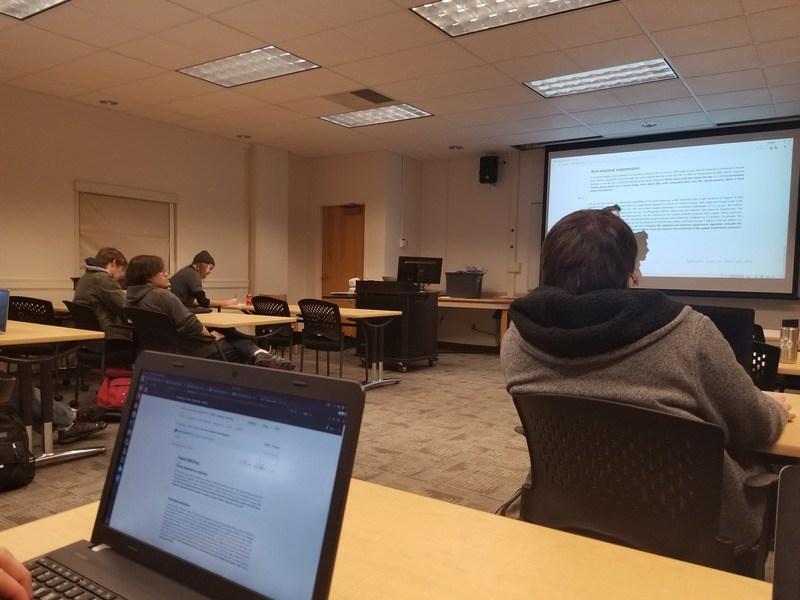
#> input picture feature_matching/photo_1.jpg, 800 x 600 px
$ python -i keypoint_detection.py   (imports and definitions only)
#> lines starting #> are read from the running program, lines starting #| are printed output that depends on the picture
import numpy as np
from scipy import signal
from matplotlib import pyplot as plt

def pull_local_maxima(I, evaluation_fraction=.05):
    local_maxima = []
    for i in range(1, I.shape[0] - 1):
        for j in range(1, I.shape[1] - 1):
            if (I[i + 1][j] <= I[i][j]
                    and I[i - 1][j] <= I[i][j]
                    and I[i][j + 1] <= I[i][j]
                    and I[i + 1][j - 1] <= I[i][j]):
                local_maxima.append((i, j, I[i, j]))

    local_maxima.sort(key=lambda local_maxima: local_maxima[2], reverse=True)
    local_maxima = np.array(local_maxima)
    evaluation_slice = int(local_maxima.shape[0] * evaluation_fraction)
    local_maxima = local_maxima[:evaluation_slice]
    radii = np.zeros((local_maxima.shape[0], 1)) + float("inf")
    local_maxima = np.hstack((local_maxima, radii))

    for i in range(0, local_maxima.shape[0]):
        for j in range(0, local_maxima.shape[0]):
            distance = np.sqrt(
                (local_maxima[i][0] - local_maxima[j][0]) ** 2 + (local_maxima[i][1] - local_maxima[j][1]) ** 2)
            if (local_maxima[j][2] > local_maxima[i][2] and distance < local_maxima[i][3]):
                local_maxima[i][3] = distance

    indices = np.argsort(-local_maxima[:, 3])
    local_maxima = local_maxima[indices]
    return local_maxima[:100]


def harris_corner_detection(I, evaluation_fraction=.05):
    Su = np.matrix(
        [[-1, 0, 1],
         [-2, 0, 2],
         [-1, 0, 1]])
    w = np.matrix([
        [0.023528, 0.033969, 0.038393, 0.033969, 0.023528],
        [0.033969, 0.049045, 0.055432, 0.049045, 0.033969],
        [0.038393, 0.055432, 0.062651, 0.055432, 0.038393],
        [0.033969, 0.049045, 0.055432, 0.049045, 0.033969],
        [0.023528, 0.033969, 0.038393, 0.033969, 0.023528]
    ])

    Iu = signal.convolve2d(I, Su)
    Iv = signal.convolve2d(I, Su.T)

    Iuu = signal.convolve2d(np.multiply(Iu, Iu), w)
    Ivv = signal.convolve2d(np.multiply(Iv, Iv), w)
    Iuv = signal.convolve2d(np.multiply(Iu, Iv), w)

    H = np.divide(np.multiply(Iuu, Ivv) - np.multiply(Iuv, Iuv), Iuu + Ivv + 1e-10)

    local_maxima = pull_local_maxima(H, evaluation_fraction)
    return local_maxima

>>> import cv2
>>> picture = cv2.imread('photo_1.jpg', cv2.IMREAD_GRAYSCALE)
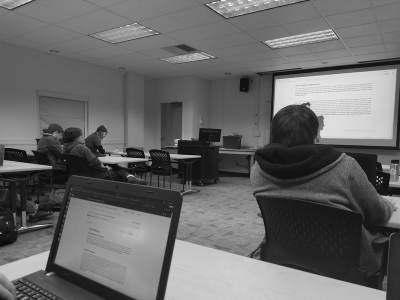
#> picture: shape (600, 800) (shown at 1/2 size); min 0, max 255, mean 103.4
>>> result = harris_corner_detection(picture)
#> in harris_corner_detection, `Iu = signal.convolve2d(I, Su)`:
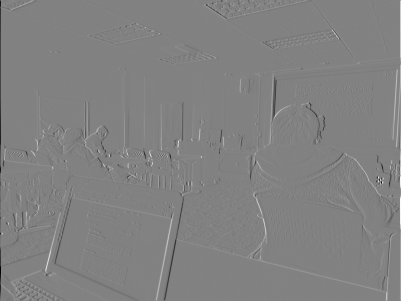
#> Iu: shape (602, 802) int64 (shown at 1/2 size); min -803, max 776, mean 0; drawn with min black and max white
#> in harris_corner_detection, `Iv = signal.convolve2d(I, Su.T)`:
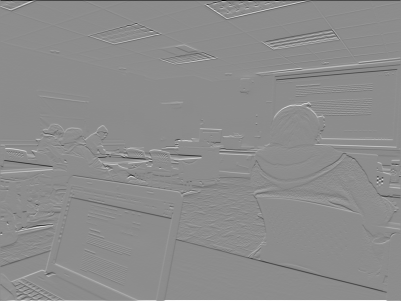
#> Iv: shape (602, 802) int64 (shown at 1/2 size); min -1019, max 827, mean 0; drawn with min black and max white
#> in harris_corner_detection, `Iuu = signal.convolve2d(np.multiply(Iu, Iu), w)`:
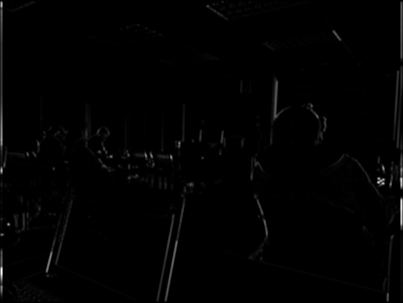
#> Iuu: shape (606, 806) float64 (shown at 1/2 size); min 0, max 290879, mean 2650.1; drawn with min black and max white
#> in harris_corner_detection, `Ivv = signal.convolve2d(np.multiply(Iv, Iv), w)`:
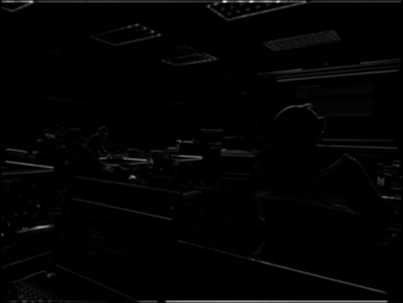
#> Ivv: shape (606, 806) float64 (shown at 1/2 size); min 0, max 509859.7, mean 6784.8; drawn with min black and max white
#> in harris_corner_detection, `Iuv = signal.convolve2d(np.multiply(Iu, Iv), w)`:
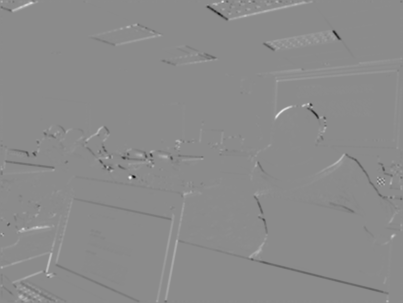
#> Iuv: shape (606, 806) float64 (shown at 1/2 size); min -95440.3, max 78808.2, mean 13; drawn with min black and max white
#> in harris_corner_detection, `H = np.divide(np.multiply(Iuu, Ivv) - np.multiply(Iuv, Iuv), Iuu + Ivv..`:
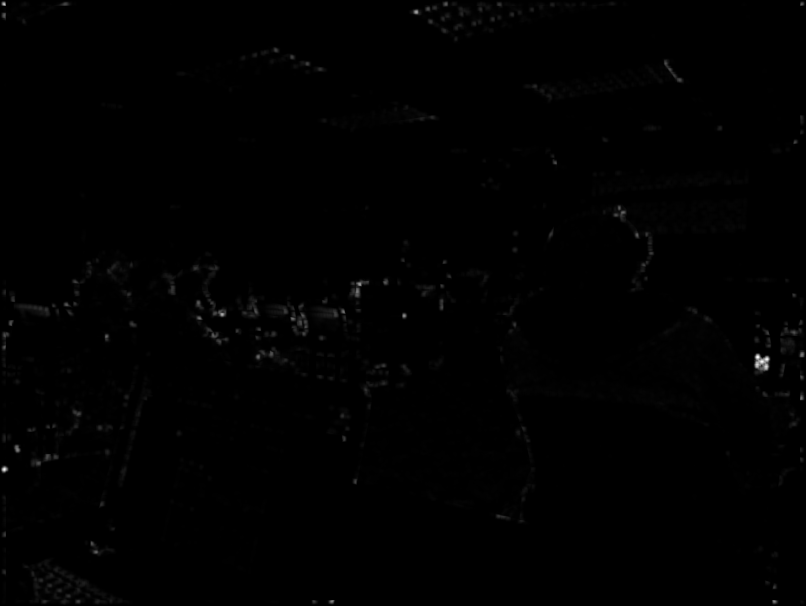
#> H: shape (606, 806) float64; min 0, max 76883.3, mean 344.1; drawn with min black and max white
#> after the loop in pull_local_maxima, `for i in range(1, I.shape[0] - 1):`: local_maxima = 18565 items, first 6: (3, 75, 1046), (3, 212, 23.73), (3, 612, 5961.6), (3, 624, 1455.5), (4, 4, 57606.1), (4, 25, 3909.3)
#> in pull_local_maxima, `local_maxima = local_maxima[:evaluation_slice]`: local_maxima = 928 rows, first 8: [357, 757, 76883.3], [361, 762, 74112.4], [359, 766, 74058.4], [469, 4, 73953.7], [359, 767, 72549.3], [357, 758, 72293.4], [366, 766, 66298.2], [364, 757, 64766.9]
#> in pull_local_maxima, `local_maxima = np.hstack((local_maxima, radii))`: local_maxima = 928 rows, first 6: [357, 757, 76883.3, inf], [361, 762, 74112.4, inf], [359, 766, 74058.4, inf], [469, 4, 73953.7, inf], [359, 767, 72549.3, inf], [357, 758, 72293.4, inf]
#> after the loop in pull_local_maxima, `for i in range(0, local_maxima.shape[0]):`: local_maxima = 928 rows, first 6: [357, 757, 76883.3, inf], [361, 762, 74112.4, 6.4], [359, 766, 74058.4, 4.47], [469, 4, 73953.7, 761.3], [359, 767, 72549.3, 1], [357, 758, 72293.4, 1]
#> in pull_local_maxima, `indices = np.argsort(-local_maxima[:, 3])`: indices = 928 values, max 927 at index 120, min 0 at index 0, mean 463.5
#> in pull_local_maxima, `local_maxima = local_maxima[indices]`: local_maxima = 928 rows, first 6: [357, 757, 76883.3, inf], [469, 4, 73953.7, 761.3], [4, 4, 57606.1, 465], [12, 416, 47919.9, 358.9], [601, 331, 38053, 295.2], [4, 801, 28598.7, 273.8]
#> in harris_corner_detection, `local_maxima = pull_local_maxima(H, evaluation_fraction)`: local_maxima = 100 rows, first 6: [357, 757, 76883.3, inf], [469, 4, 73953.7, 761.3], [4, 4, 57606.1, 465], [12, 416, 47919.9, 358.9], [601, 331, 38053, 295.2], [4, 801, 28598.7, 273.8]
#> result has the same summary as local_maxima in harris_corner_detection

$ run again, on feature_matching/outside_1.jpg
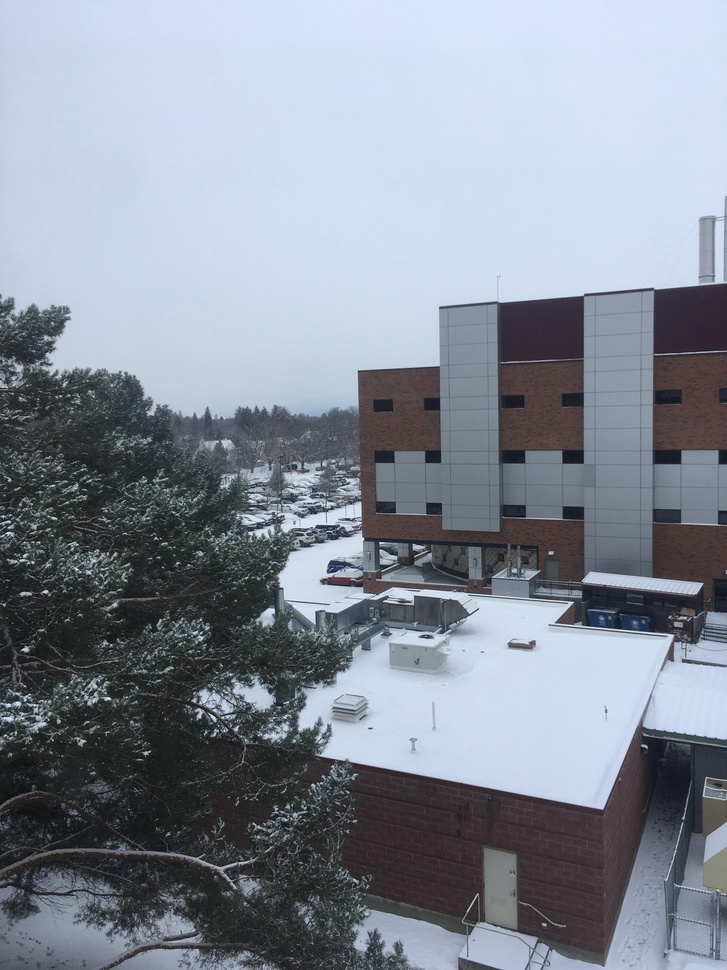
#> input picture feature_matching/outside_1.jpg, 727 x 970 px, shrunk from 3024 x 4032 before the run
#> in harris_corner_detection, `Ivv = signal.convolve2d(np.multiply(Iv, Iv), w)`:
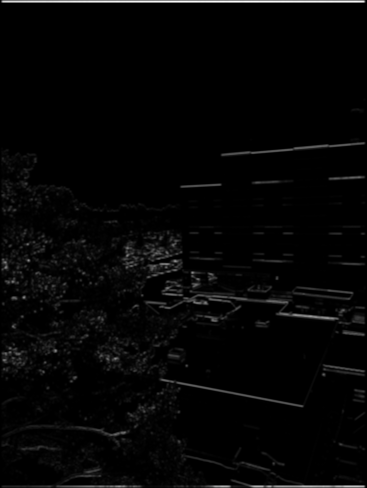
#> Ivv: shape (976, 733) float64 (shown at 1/2 size); min 0, max 394182.9, mean 8530.7; drawn with min black and max white
#> in harris_corner_detection, `Iuv = signal.convolve2d(np.multiply(Iu, Iv), w)`:
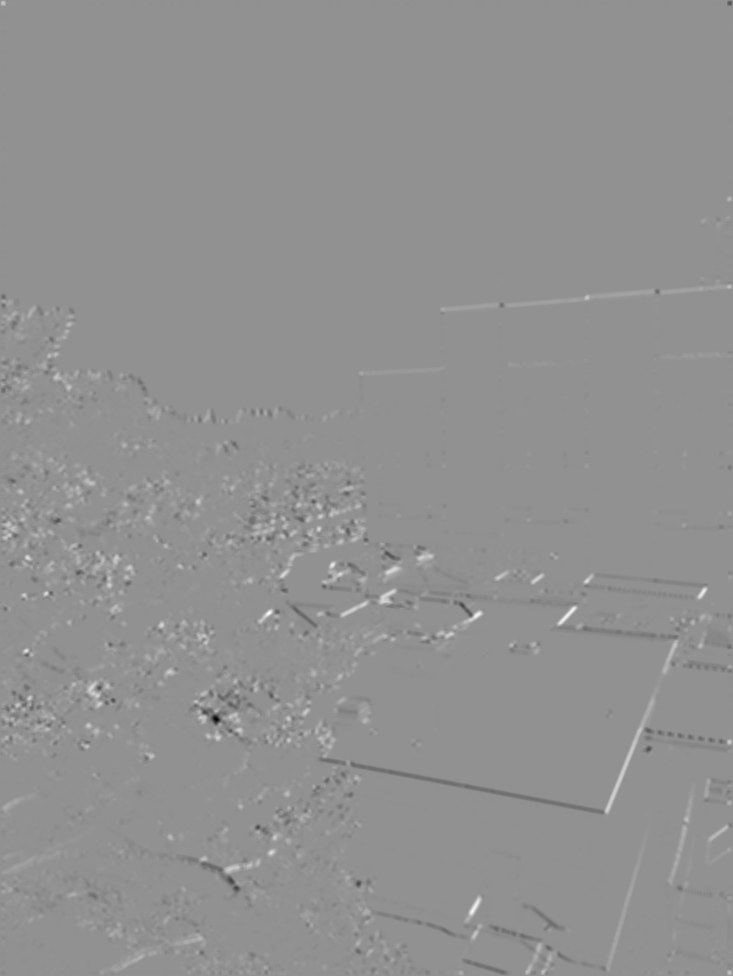
#> Iuv: shape (976, 733) float64; min -108894.7, max 82245.9, mean 172.3; drawn with min black and max white
#> after the loop in pull_local_maxima, `for i in range(1, I.shape[0] - 1):`: local_maxima = 28325 items
#> in pull_local_maxima, `local_maxima = local_maxima[:evaluation_slice]`: local_maxima = 1416 rows, first 8: [4, 728, 109644.3], [4, 729, 96990.5], [4, 4, 96153.3], [971, 728, 81984.9], [971, 729, 72354.2], [669, 728, 56871], [285, 728, 55370.3], [741, 728, 48505.1]
#> in pull_local_maxima, `local_maxima = np.hstack((local_maxima, radii))`: local_maxima = 1416 rows, first 6: [4, 728, 109644.3, inf], [4, 729, 96990.5, inf], [4, 4, 96153.3, inf], [971, 728, 81984.9, inf], [971, 729, 72354.2, inf], [669, 728, 56871, inf]
#> after the loop in pull_local_maxima, `for i in range(0, local_maxima.shape[0]):`: local_maxima = 1416 rows, first 6: [4, 728, 109644.3, inf], [4, 729, 96990.5, 1], [4, 4, 96153.3, 724], [971, 728, 81984.9, 967], [971, 729, 72354.2, 1], [669, 728, 56871, 302]
#> indices = 1416 values, max 1415 at index 478, min 0 at index 0, mean 707.5
#> in pull_local_maxima, `local_maxima = local_maxima[indices]`: local_maxima = 1416 rows, first 6: [4, 728, 109644.3, inf], [971, 728, 81984.9, 967], [4, 4, 96153.3, 724], [546, 383, 46315, 366.3], [565, 36, 45873.2, 347.5], [669, 728, 56871, 302]
#> in harris_corner_detection, `local_maxima = pull_local_maxima(H, evaluation_fraction)`: local_maxima = 100 rows, first 6: [4, 728, 109644.3, inf], [971, 728, 81984.9, 967], [4, 4, 96153.3, 724], [546, 383, 46315, 366.3], [565, 36, 45873.2, 347.5], [669, 728, 56871, 302]
#> result has the same summary as local_maxima in harris_corner_detection

$ run again, on feature_matching/outside_2.jpg
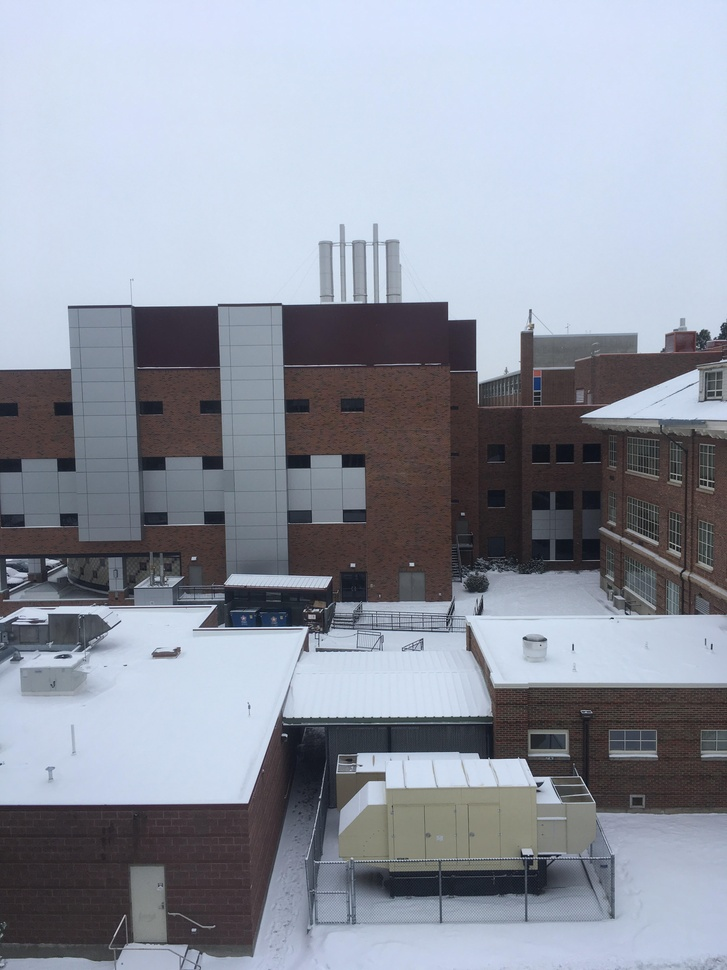
#> input picture feature_matching/outside_2.jpg, 727 x 970 px, shrunk from 3024 x 4032 before the run
#> in harris_corner_detection, `Iuv = signal.convolve2d(np.multiply(Iu, Iv), w)`:
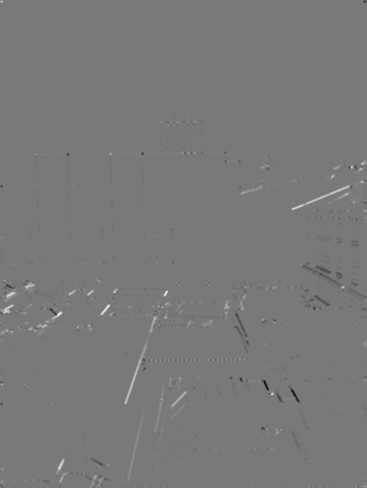
#> Iuv: shape (976, 733) float64 (shown at 1/2 size); min -69917.3, max 77138, mean 97.6; drawn with min black and max white
#> in harris_corner_detection, `H = np.divide(np.multiply(Iuu, Ivv) - np.multiply(Iuv, Iuv), Iuu + Ivv..`:
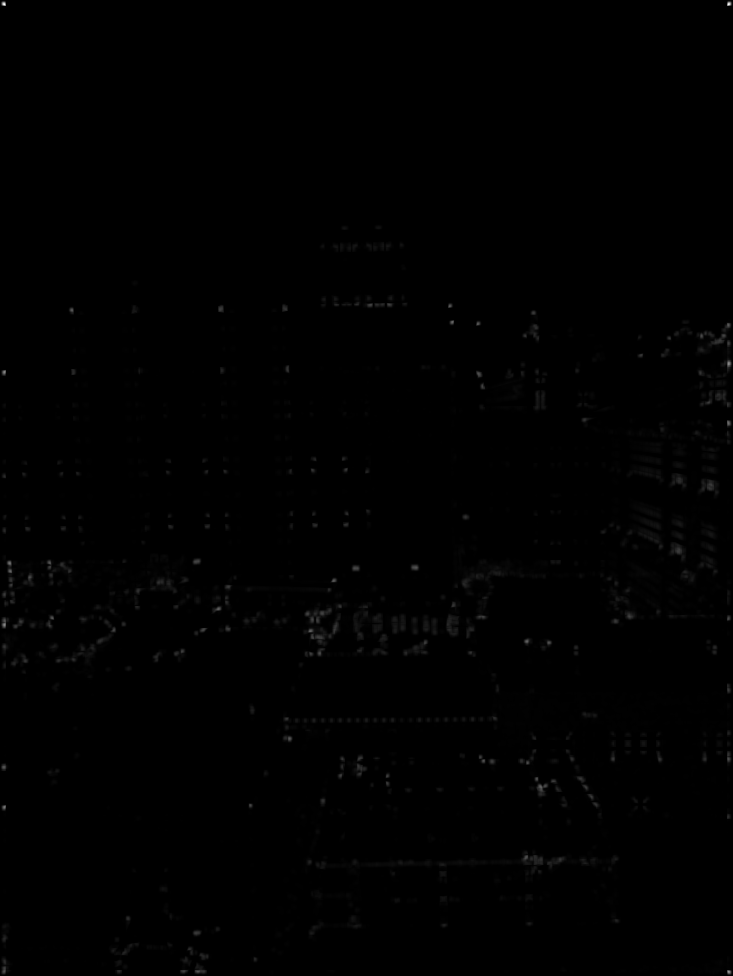
#> H: shape (976, 733) float64; min 0, max 109398.5, mean 374.8; drawn with min black and max white
#> after the loop in pull_local_maxima, `for i in range(1, I.shape[0] - 1):`: local_maxima = 29149 items
#> in pull_local_maxima, `local_maxima = local_maxima[:evaluation_slice]`: local_maxima = 1457 rows, first 8: [4, 4, 109398.5], [4, 728, 107435.7], [4, 729, 95006.8], [4, 5, 67759.3], [971, 728, 65035.9], [363, 728, 59084.9], [624, 4, 56992.7], [372, 4, 56825.8]
#> in pull_local_maxima, `local_maxima = np.hstack((local_maxima, radii))`: local_maxima = 1457 rows, first 6: [4, 4, 109398.5, inf], [4, 728, 107435.7, inf], [4, 729, 95006.8, inf], [4, 5, 67759.3, inf], [971, 728, 65035.9, inf], [363, 728, 59084.9, inf]
#> after the loop in pull_local_maxima, `for i in range(0, local_maxima.shape[0]):`: local_maxima = 1457 rows, first 6: [4, 4, 109398.5, inf], [4, 728, 107435.7, 724], [4, 729, 95006.8, 1], [4, 5, 67759.3, 1], [971, 728, 65035.9, 967], [363, 728, 59084.9, 359]
#> indices = 1457 values, max 1456 at index 197, min 0 at index 0, mean 728
#> in pull_local_maxima, `local_maxima = local_maxima[indices]`: local_maxima = 1457 rows, first 6: [4, 4, 109398.5, inf], [971, 728, 65035.9, 967], [4, 728, 107435.7, 724], [624, 4, 56992.7, 620], [363, 728, 59084.9, 359], [641, 526, 40726.9, 297.2]
#> in harris_corner_detection, `local_maxima = pull_local_maxima(H, evaluation_fraction)`: local_maxima = 100 rows, first 6: [4, 4, 109398.5, inf], [971, 728, 65035.9, 967], [4, 728, 107435.7, 724], [624, 4, 56992.7, 620], [363, 728, 59084.9, 359], [641, 526, 40726.9, 297.2]
#> result has the same summary as local_maxima in harris_corner_detection
